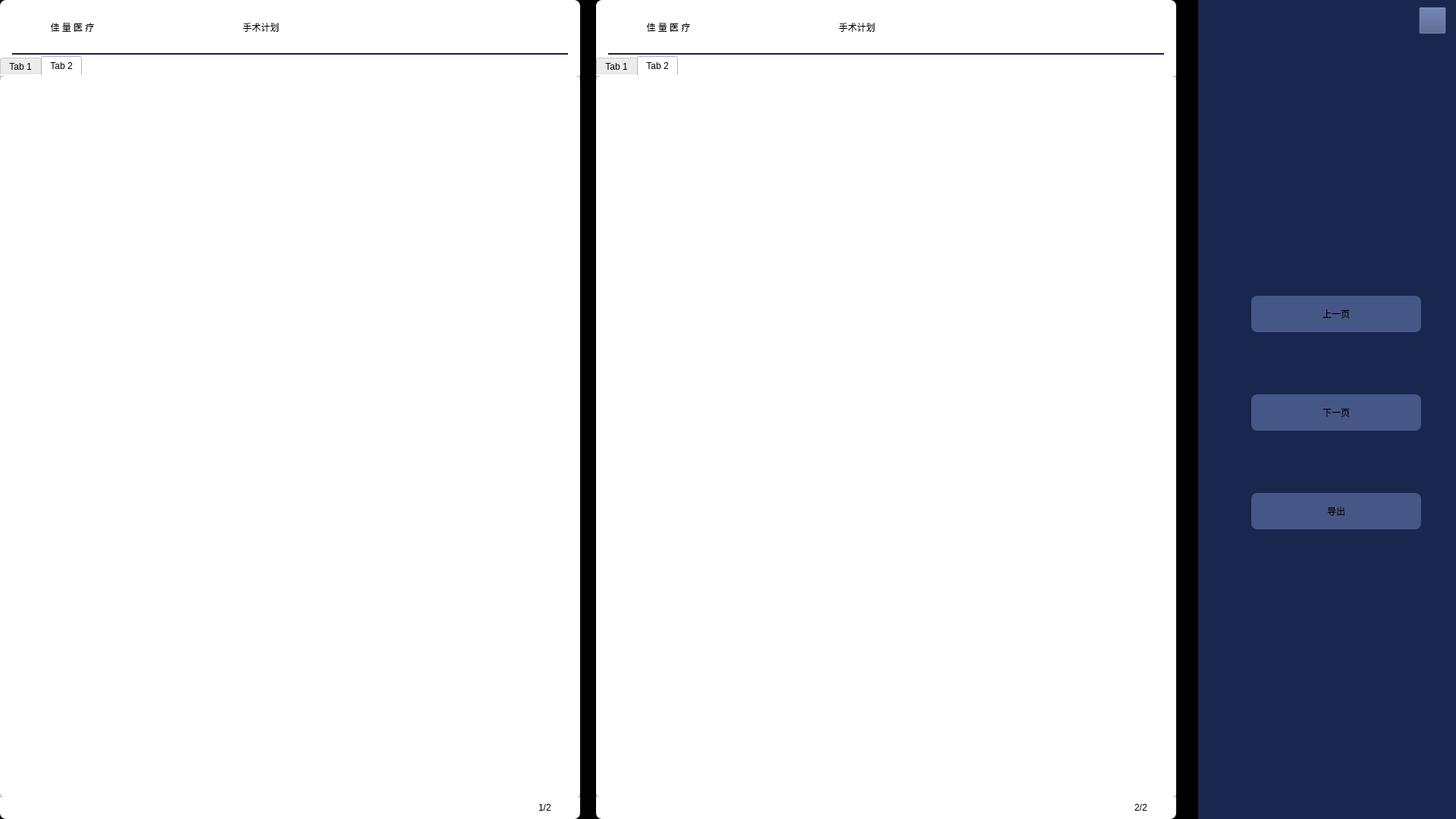
<?xml version="1.0" encoding="UTF-8"?>
<ui version="4.0">
 <class>SurgeryPlanReport</class>
 <widget class="QWidget" name="SurgeryPlanReport">
  <property name="geometry">
   <rect>
    <x>0</x>
    <y>0</y>
    <width>1920</width>
    <height>1080</height>
   </rect>
  </property>
  <property name="sizePolicy">
   <sizepolicy hsizetype="Fixed" vsizetype="Fixed">
    <horstretch>0</horstretch>
    <verstretch>0</verstretch>
   </sizepolicy>
  </property>
  <property name="windowTitle">
   <string>Form</string>
  </property>
  <property name="styleSheet">
   <string notr="true">background-color: black</string>
  </property>
  <widget class="QWidget" name="widget" native="true">
   <property name="geometry">
    <rect>
     <x>0</x>
     <y>0</y>
     <width>765</width>
     <height>1080</height>
    </rect>
   </property>
   <property name="sizePolicy">
    <sizepolicy hsizetype="Fixed" vsizetype="Preferred">
     <horstretch>0</horstretch>
     <verstretch>0</verstretch>
    </sizepolicy>
   </property>
   <property name="styleSheet">
    <string notr="true">background-color:white; border-radius: 8px</string>
   </property>
   <widget class="QLabel" name="logo1">
    <property name="geometry">
     <rect>
      <x>30</x>
      <y>10</y>
      <width>131</width>
      <height>51</height>
     </rect>
    </property>
    <property name="styleSheet">
     <string notr="true">font: 14pt &quot;Arial&quot; rgb(0, 0, 0);</string>
    </property>
    <property name="text">
     <string>佳 量 医 疗</string>
    </property>
    <property name="textFormat">
     <enum>Qt::PlainText</enum>
    </property>
    <property name="alignment">
     <set>Qt::AlignCenter</set>
    </property>
   </widget>
   <widget class="QLabel" name="littPlan1">
    <property name="geometry">
     <rect>
      <x>320</x>
      <y>10</y>
      <width>211</width>
      <height>51</height>
     </rect>
    </property>
    <property name="styleSheet">
     <string notr="true">font: 14pt &quot;Arial&quot; rgb(0, 0, 0);</string>
    </property>
    <property name="text">
     <string>手术计划</string>
    </property>
   </widget>
   <widget class="Line" name="line">
    <property name="geometry">
     <rect>
      <x>16</x>
      <y>70</y>
      <width>733</width>
      <height>2</height>
     </rect>
    </property>
    <property name="styleSheet">
     <string notr="true">background-color: #151F43</string>
    </property>
    <property name="orientation">
     <enum>Qt::Horizontal</enum>
    </property>
   </widget>
   <widget class="QLabel" name="page1">
    <property name="geometry">
     <rect>
      <x>710</x>
      <y>1054</y>
      <width>51</width>
      <height>21</height>
     </rect>
    </property>
    <property name="styleSheet">
     <string notr="true">font: 12pt &quot;Arial&quot;;</string>
    </property>
    <property name="text">
     <string>1/2</string>
    </property>
   </widget>
   <widget class="QTabWidget" name="tabWidget1">
    <property name="geometry">
     <rect>
      <x>0</x>
      <y>74</y>
      <width>765</width>
      <height>978</height>
     </rect>
    </property>
    <property name="currentIndex">
     <number>1</number>
    </property>
    <widget class="QWidget" name="tab">
     <attribute name="title">
      <string>Tab 1</string>
     </attribute>
    </widget>
    <widget class="QWidget" name="tab_2">
     <attribute name="title">
      <string>Tab 2</string>
     </attribute>
    </widget>
   </widget>
  </widget>
  <widget class="QWidget" name="widget_2" native="true">
   <property name="geometry">
    <rect>
     <x>786</x>
     <y>0</y>
     <width>765</width>
     <height>1080</height>
    </rect>
   </property>
   <property name="sizePolicy">
    <sizepolicy hsizetype="Fixed" vsizetype="Preferred">
     <horstretch>0</horstretch>
     <verstretch>0</verstretch>
    </sizepolicy>
   </property>
   <property name="styleSheet">
    <string notr="true">background-color:white; border-radius: 8px</string>
   </property>
   <widget class="Line" name="line_2">
    <property name="geometry">
     <rect>
      <x>16</x>
      <y>70</y>
      <width>733</width>
      <height>2</height>
     </rect>
    </property>
    <property name="styleSheet">
     <string notr="true">background-color: #151F43</string>
    </property>
    <property name="orientation">
     <enum>Qt::Horizontal</enum>
    </property>
   </widget>
   <widget class="QLabel" name="littPlan2">
    <property name="geometry">
     <rect>
      <x>320</x>
      <y>10</y>
      <width>141</width>
      <height>51</height>
     </rect>
    </property>
    <property name="styleSheet">
     <string notr="true">font: 14pt &quot;Arial&quot; rgb(0, 0, 0);</string>
    </property>
    <property name="text">
     <string>手术计划</string>
    </property>
   </widget>
   <widget class="QLabel" name="logo2">
    <property name="geometry">
     <rect>
      <x>30</x>
      <y>10</y>
      <width>131</width>
      <height>51</height>
     </rect>
    </property>
    <property name="styleSheet">
     <string notr="true">font: 14pt &quot;Arial&quot; rgb(0, 0, 0);</string>
    </property>
    <property name="text">
     <string>佳 量 医 疗</string>
    </property>
    <property name="alignment">
     <set>Qt::AlignCenter</set>
    </property>
   </widget>
   <widget class="QLabel" name="page2">
    <property name="geometry">
     <rect>
      <x>710</x>
      <y>1054</y>
      <width>51</width>
      <height>21</height>
     </rect>
    </property>
    <property name="styleSheet">
     <string notr="true">font: 12pt &quot;Arial&quot;;</string>
    </property>
    <property name="text">
     <string>2/2</string>
    </property>
   </widget>
   <widget class="QTabWidget" name="tabWidget2">
    <property name="geometry">
     <rect>
      <x>0</x>
      <y>74</y>
      <width>765</width>
      <height>978</height>
     </rect>
    </property>
    <property name="currentIndex">
     <number>1</number>
    </property>
    <property name="tabBarAutoHide">
     <bool>true</bool>
    </property>
    <widget class="QWidget" name="tab_3">
     <attribute name="title">
      <string>Tab 1</string>
     </attribute>
    </widget>
    <widget class="QWidget" name="tab_4">
     <attribute name="title">
      <string>Tab 2</string>
     </attribute>
    </widget>
   </widget>
  </widget>
  <widget class="QWidget" name="widget_3" native="true">
   <property name="geometry">
    <rect>
     <x>1580</x>
     <y>0</y>
     <width>342</width>
     <height>1080</height>
    </rect>
   </property>
   <property name="styleSheet">
    <string notr="true">background-color: #19264E</string>
   </property>
   <widget class="QPushButton" name="exit">
    <property name="geometry">
     <rect>
      <x>291</x>
      <y>9</y>
      <width>36</width>
      <height>36</height>
     </rect>
    </property>
    <property name="styleSheet">
     <string notr="true">background-color: #465686</string>
    </property>
    <property name="text">
     <string/>
    </property>
   </widget>
   <widget class="QPushButton" name="previous">
    <property name="geometry">
     <rect>
      <x>70</x>
      <y>390</y>
      <width>224</width>
      <height>48</height>
     </rect>
    </property>
    <property name="styleSheet">
     <string notr="true">background-color: #465686;
font: 14pt &quot;Arial&quot;;
border-radius: 8px;</string>
    </property>
    <property name="text">
     <string>上一页</string>
    </property>
   </widget>
   <widget class="QPushButton" name="next">
    <property name="geometry">
     <rect>
      <x>70</x>
      <y>520</y>
      <width>224</width>
      <height>48</height>
     </rect>
    </property>
    <property name="styleSheet">
     <string notr="true">background-color: #465686;
font: 14pt &quot;Arial&quot;;
border-radius: 8px;</string>
    </property>
    <property name="text">
     <string>下一页</string>
    </property>
   </widget>
   <widget class="QPushButton" name="exportPDF">
    <property name="geometry">
     <rect>
      <x>70</x>
      <y>650</y>
      <width>224</width>
      <height>48</height>
     </rect>
    </property>
    <property name="styleSheet">
     <string notr="true">background-color: #465686;
font: 14pt &quot;Arial&quot;;
border-radius: 8px;</string>
    </property>
    <property name="text">
     <string>导出</string>
    </property>
   </widget>
  </widget>
 </widget>
 <resources/>
 <connections/>
</ui>
